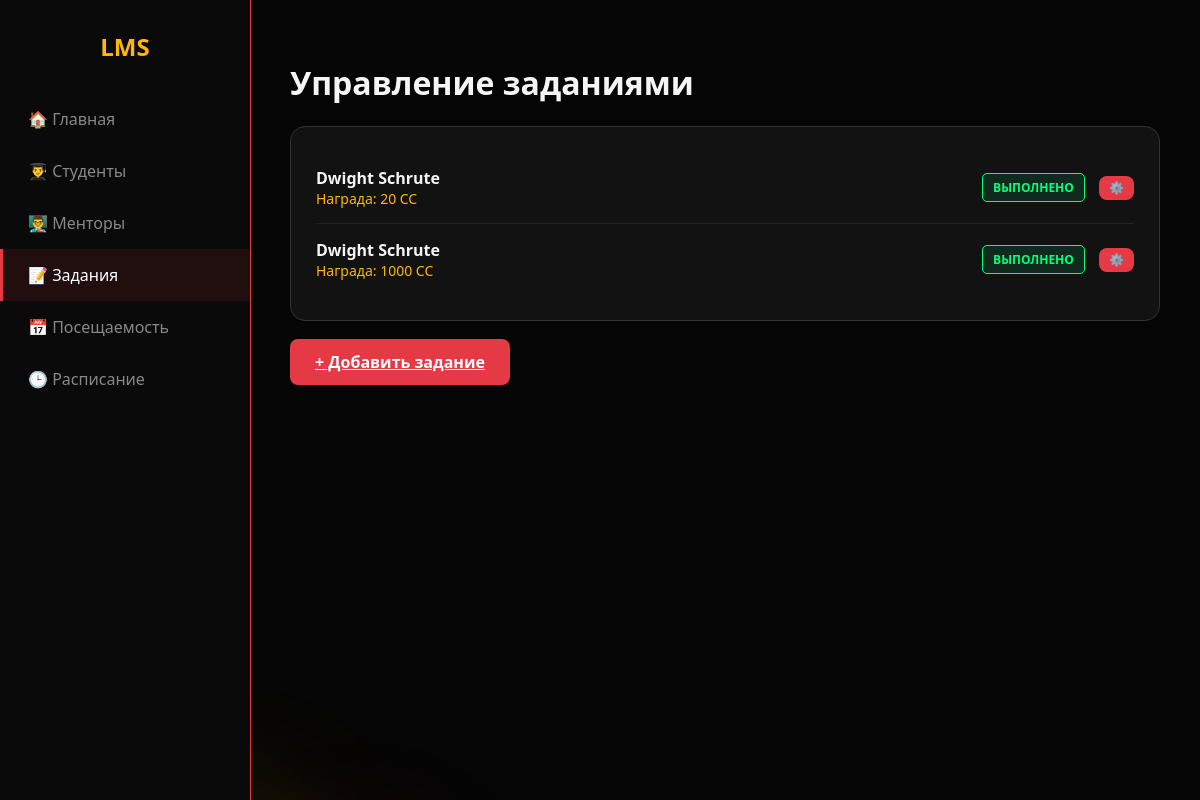
The page /lms/task/ on the database as committed earlier.
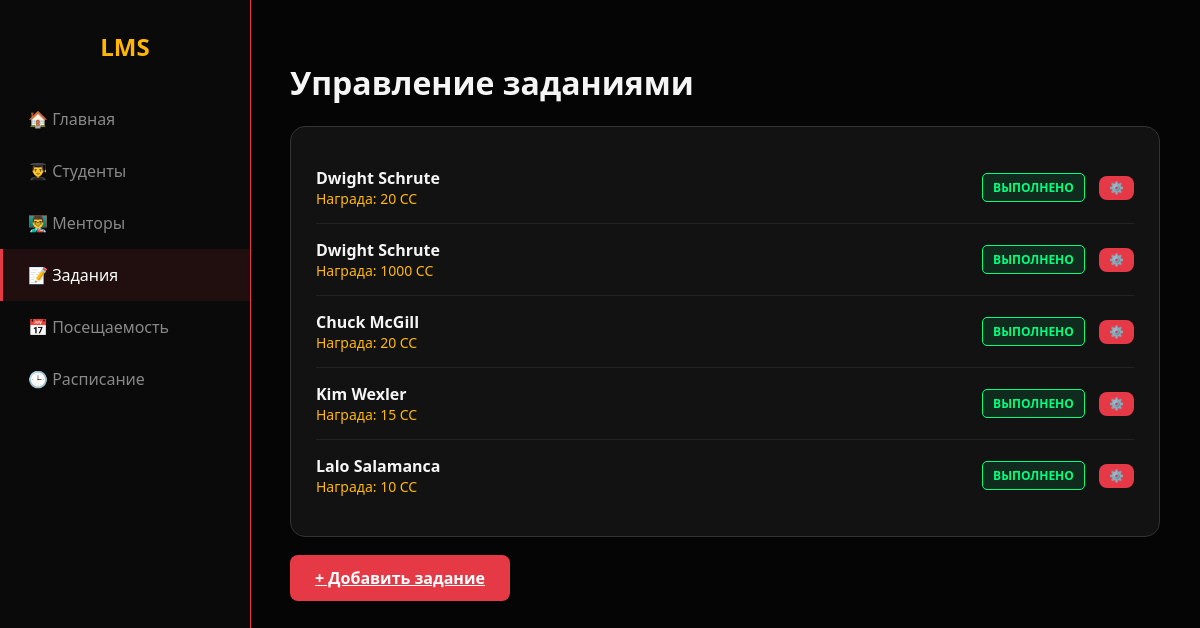
The same page on the database as committed later.
### lms/models.py (models this page shows)
class Task(models.Model):
    student = models.ForeignKey(Student, on_delete=models.CASCADE)
    codecoin = models.IntegerField()
    is_completed = models.BooleanField(default=False)

class Student(models.Model):
    first_name = models.TextField(max_length=20)
    last_name = models.TextField(max_length=20)
    phone_number = models.IntegerField()
    avatar = models.ImageField(upload_to='media/')

### lms/views.py (the view)
# urls.py: path('task/', views.task_info, name='task'),
def task_info(request):
    task = Task.objects.all()
    return render(request,
                  'task.html',
                  {"task": task})

### lms/templates/task.html (shortened to what this page needs)
<!DOCTYPE html>
<html lang="ru">
<head>
</head>
<body>
    <div class="area"><ul class="circles"><li></li><li></li></ul></div>
    <div class="sidebar">
        <h2>LMS</h2>
        <a href="{% url 'home' %}">🏠 Главная</a>
        <a href="{% url 'student' %}">👨‍🎓 Студенты</a>
        <a href="{% url 'mentor' %}">👨‍🏫 Менторы</a>
        <a href="{% url 'task' %}" class="active">📝 Задания</a>
        <a href="{% url 'visit' %}">📅 Посещаемость</a>
        <a href="{% url 'schedule' %}">🕒 Расписание</a>
    </div>
    <div class="main-content">
        <h1>Управление заданиями</h1>
        <div class="card">
            {% for i in task %}
            <div class="task-row">
                <div>
                    <strong>{{ i.student.first_name }} {{ i.student.last_name }}</strong>
                    <div style="color: var(--yellow); font-size: 14px;">Награда: {{ i.codecoin }} CC</div>
                </div>
                <div>
                    {% if i.is_completed %}
                    <span class="status-tag completed">ВЫПОЛНЕНО</span>
                    {% else %}
                    <span class="status-tag pending">В ПРОЦЕССЕ</span>
                    {% endif %}
                    <button class="btn" style="margin-left: 10px; padding: 5px 10px; font-size: 12px;">⚙️</button>
                </div>
            </div>
            {% endfor %}
        </div>
        <a href="{% url 'task_items' %}" class="btn btn-primary btn-sm">
    + Добавить задание
</a>
    </div>
</body>
</html>

Rows that differ between the two databases and show on the page:
added Task: student.first_name "Chuck", student.last_name "McGill", codecoin "20", is_completed "ВЫПОЛНЕНО"
added Task: student.first_name "Kim", student.last_name "Wexler", codecoin "15", is_completed "ВЫПОЛНЕНО"
added Task: student.first_name "Lalo", student.last_name "Salamanca", codecoin "10", is_completed "ВЫПОЛНЕНО"
